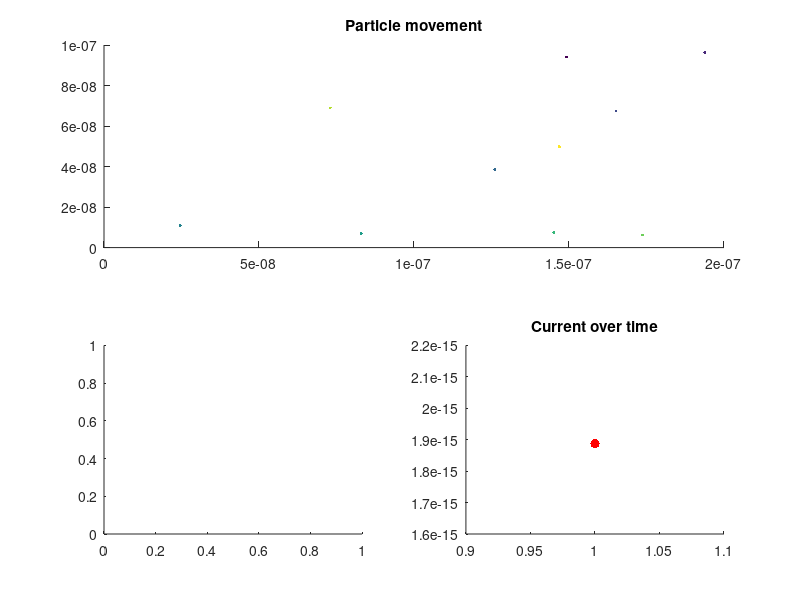

Source code (MATLAB): (Note: this script raises an error after producing the figure.)
fprintf('Part 1\n')
mo = 9.1e-31; %mass in kg
mn = 0.26*mo; %mass of electrons
q = 1.6e-19; %Coulombs of an electron

regionW = [0 200e-9]; %width of region
regionL = [0 100e-9]; %Length of region

T = 300; %in Kelvin
kB = 1.28e-23; %in J/K
vthrms = sqrt((kB*T)/mn); %thermal velocity rms

tmn = 0.2e-12; %mean time between collisions
tstep = 0.01e-12;
mfp = vthrms * tmn; %mean free path
Vox = 0.1; %voltage applied in the x direction
Voy = 0; %voltage applied in the y direction

%n = 1 + zero(1,1000); %number of molecules
%mbd = (2/sqrt(pi)) .* n .* ((1/(k*T)^(3/2));

%creating electrons
x = regionW(1,2).*rand(1,1000); %position
y = regionL(1,2).*rand(1,1000); 
%ceating velocity
vx = randn(1,1000) .* vthrms;
vy = randn(1,1000) .* vthrms;
vf = sqrt(vy.^2 + vx.^2);

%Adding the electric field and acceleration
Ex = Vox/regionW(1,2); %Electric field V/m in the x direction**Output This*******
Ey = Voy/regionL(1,2);
out1 = sprintf(num2str(Ex));
fprintf('The electric filed in the x direction is %s V/m\n',out1)
Fx = q*(Ex); %electric force in the x direction**********************
Fy = q*Ey;
ax = ones(1,1000).*(Fx/mn); %Acceleration of the electron in the x direction**********
ay = ones(1,1000).*(Fy/mn);
out = sprintf(num2str(Fx));
fprintf('%s N on each electron\n',out)

figure('name','Part1')

conc = 10^-15*0.0001; %given

fprintf('The faster the average carrier velocity the higer current density\n')
fprintf('The formula for current is I = J/concentration\n')
fprintf('Where J = q*vd*concentration/n q = 1.6e-19 C/n vd is drift velocity\n')

%Scattering
pScat = 1 - exp(1)^(-(tstep/tmn)) + zeros(size(vf));

for n = 1:200    
    vx = vx + ax.*tstep;
    vy = vy + ay.*tstep;
    x = x + vx.*tstep;
    y = y + vy.*tstep;
    
    %when particle hit bottom or top
    vy(y <= 0) = -vy(y<=0);
    vy(y>=100e-9) = -vy(y>=100e-9);
    %when particle hit sides
    x(x<=0) = x(x<=0)+200e-9;
    x(x>=200e-9) = x(x>=200e-9)-200e-9;
   
    
    %{
    prob = rand(size(vf)) ;
    vy(pScat > prob) = randn .* vthrms;
    vx(pScat > prob) = randn .* vthrms;
    vf = sqrt(vy.^2 + vx.^2);
    %}
    %creating plot area
    subplot(2,2,[1 2])
    
    %particles to be graphed
    showx = x(1:10);
    showy = y(1:10);
    
    %plot of particles
    colours = linspace(1,10,length(showx));
    scatter(showx,showy,50,colours,'.')
    xlim(regionW)
    ylim(regionL)
    title('Particle movement')
    pause(0.001)
    hold on
    
    %{
    %plot of tempture
    subplot(2,2,3)
    temp = (mn/kB)*mean(vf)^2;
    scatter(n,temp,400,'r','.')
    title('Temperature (K)')
    hold on
    %}
    %plot of current over time
    vdx = sum(vx)/1000;
    J = q*vdx*conc; %refer to class 6 slide 6
    I = J/conc;
    subplot(2,2,4)
    scatter(n,I,400,'r','.')
    title('Current over time')
    hold on
    
    %plot of density
    spot = [x',y'];
    subplot(2,2,3);
    hist3(spot,'Nbins',[10 10],'CdataMode','auto')
    title('Density')
    view(2)
end


